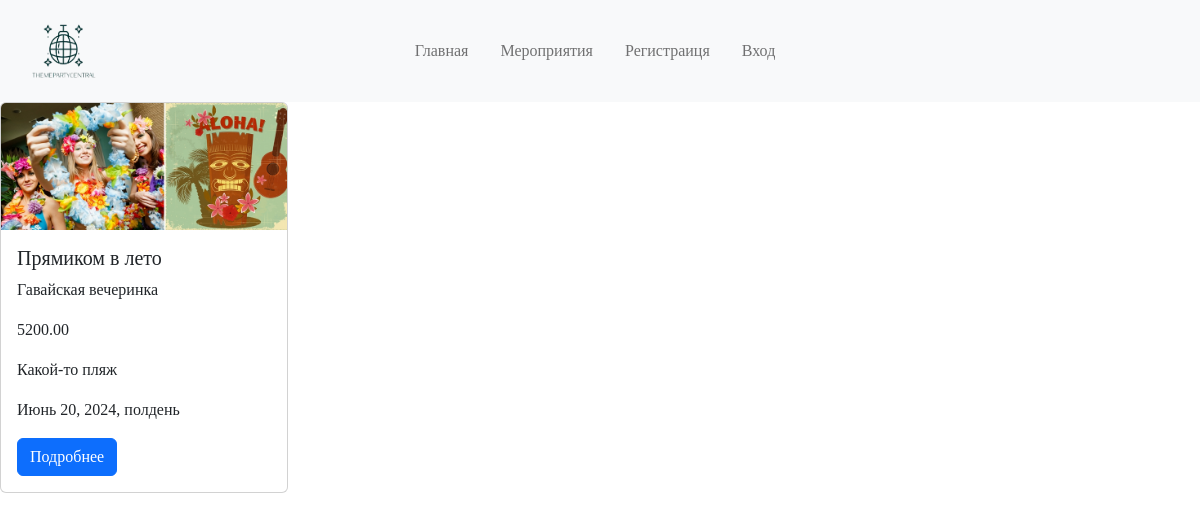
Screenshot of /events/ with the database file from the repository.
### events/models.py (models this page shows, shortened)
class Events(models.Model):
    name = models.CharField(max_length=128, verbose_name='Названние')
    description = models.TextField(verbose_name='Описание')
    topic = models.ForeignKey(Topic, on_delete=models.CASCADE, verbose_name='Тематика')
    image = models.ImageField(upload_to="%Y/%m/%d", verbose_name='Изображение')
    video = models.CharField(max_length=128, verbose_name='Видео')
    date = models.DateTimeField(verbose_name='Дата проведения')
    place = models.CharField(max_length=128, verbose_name='Место проведения')
    price = models.DecimalField(max_digits=8, decimal_places=2, verbose_name='Цена')
    seats = models.CharField(max_length=128, verbose_name='Количество мест')
    class Meta:
        verbose_name = 'Мероприятие'
        verbose_name_plural = 'Мероприятия'

class Topic(models.Model):
    name = models.CharField(max_length=128, verbose_name='Название')
    class Meta:
        verbose_name = 'Тематика'
        verbose_name_plural = 'Тематики'
    def __str__(self):
        return self.name

### events/views.py (the view)
# urls.py: path('', EventsListView.as_view(), name='events'),
class EventsListView(ListView):
    model = Events
    context_object_name = 'events'
    template_name = 'evetns/events_list.html'

### events/templates/evetns/events_list.html (shortened to what this page needs)
{% extends 'root.html' %}
{% block content %}
    {% for events in events %}
        <div class="card" style="width: 18rem;">
          <img src="{{ events.image.url }}" class="card-img-top" alt="...">
          <div class="card-body">
            <h5 class="card-title">{{ events.name }}</h5>
            <p class="card-text">{{ events.topic }}</p>
            <p class="card-text">{{ events.price }}</p>
            <p class="card-text">{{ events.place }}</p>
            <p class="card-text">{{ events.date }}</p>
            <a href="{% url 'events:event_detail' events.pk %}" class="btn btn-primary">Подробнее</a>
          </div>
        </div>
    {% endfor %}
{% endblock %}

### static/css/style.css (style rules this page uses)
body { font-family: 'Century Gothic'; }

### rows the page displays
Events: image (picture), name "Прямиком в лето", topic "Гавайская вечеринка", price "5200.00", place "Какой-то пляж", date "Июнь 20, 2024, полдень"
